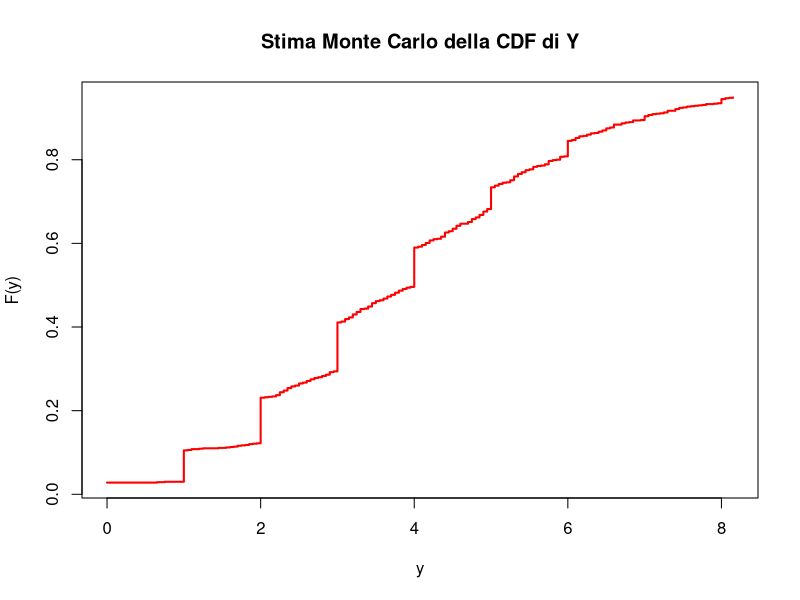
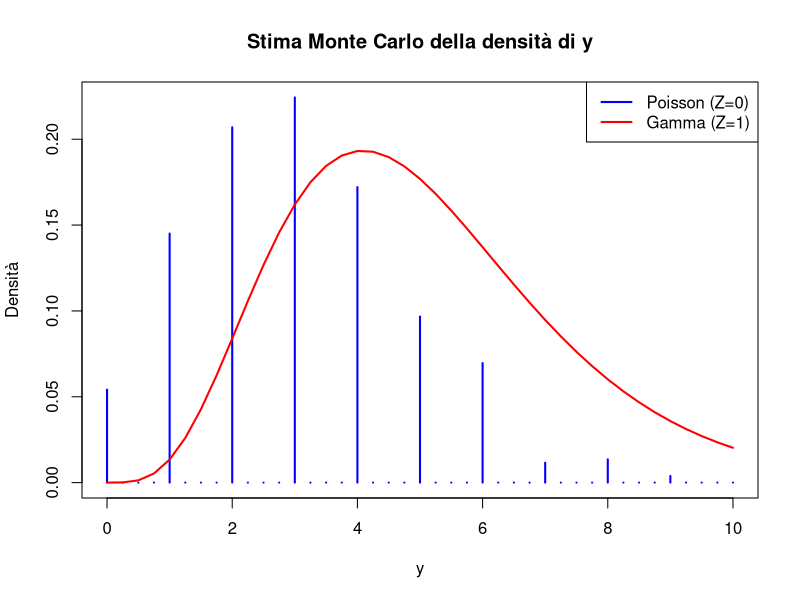
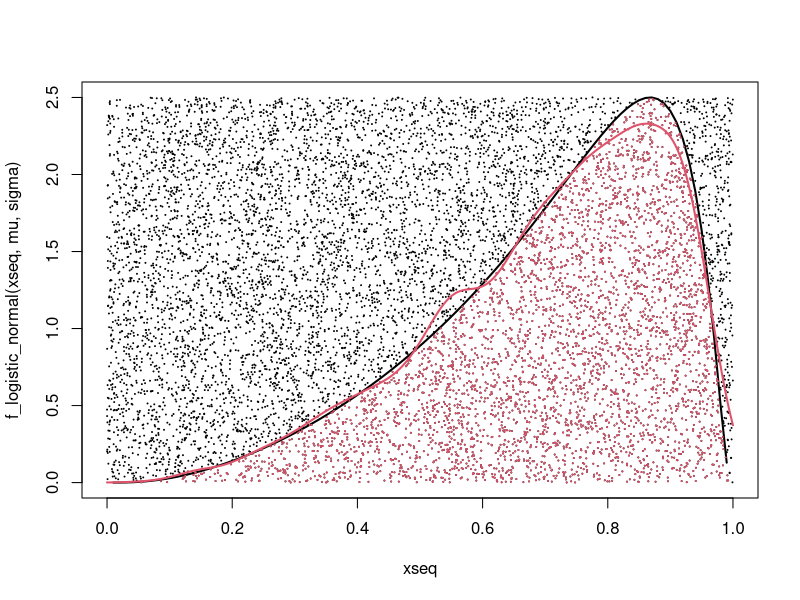
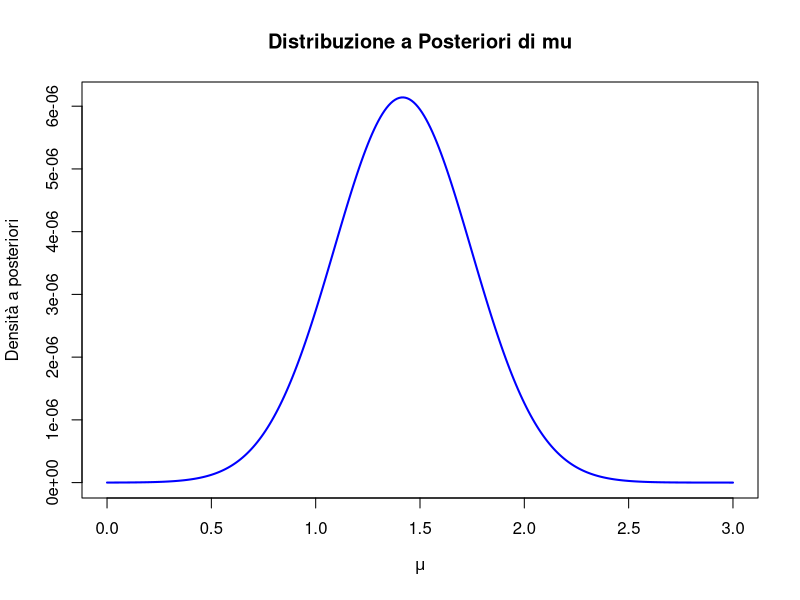
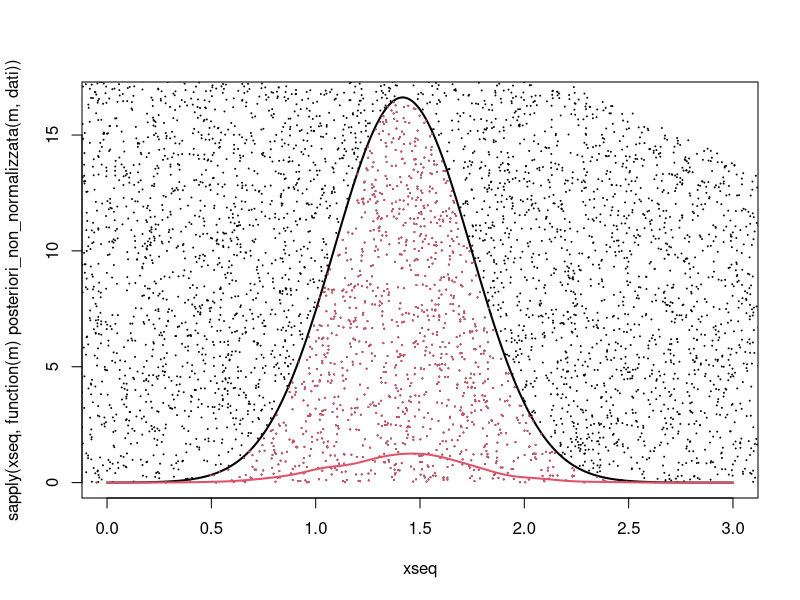
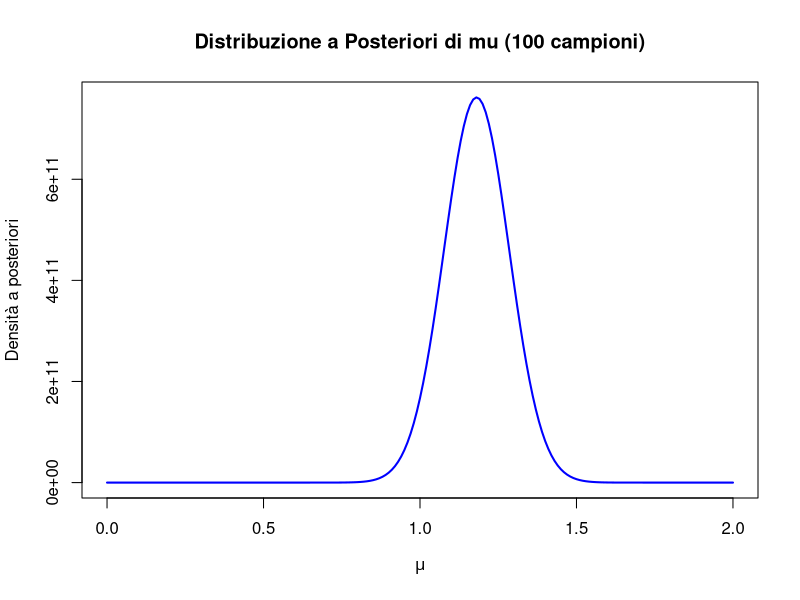
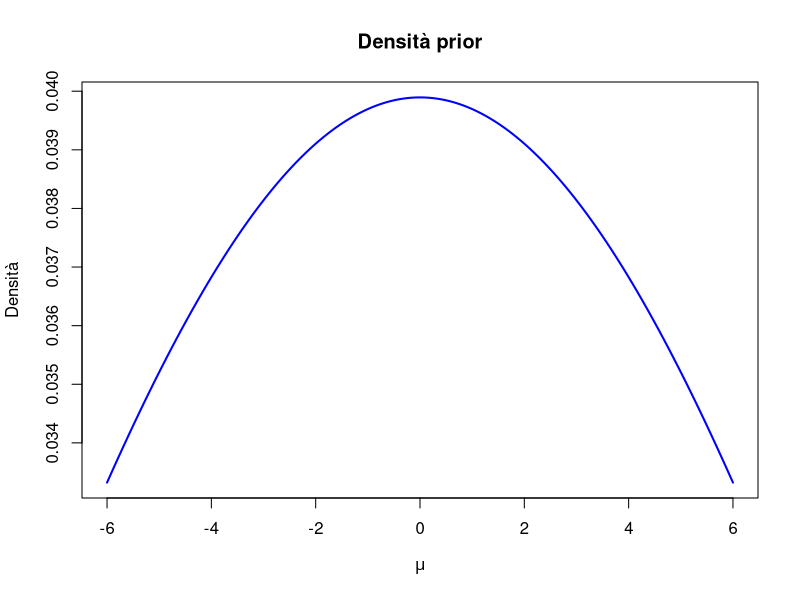
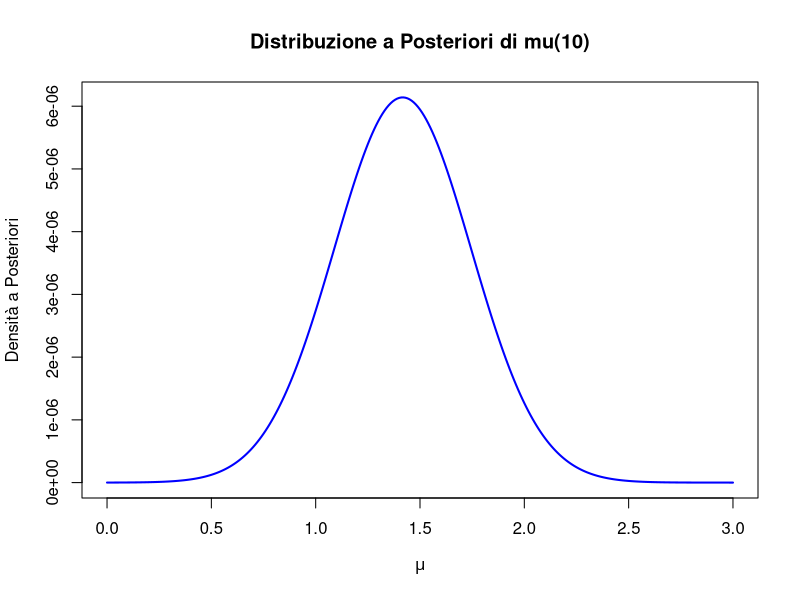

These figures' R source, in order:
# Esercizio 1
rm(list = ls()) #pulisco l'enviroment

#Impostiamo il seed
set.seed(295706) 

#Impostiamo i parametri
a <- runif(1,2.5,5.5)
b <- 1
p <- 0.5
lambda <- runif(1,2,4)
n_campioni <- 1000 

#Punto 1
Z <- rbinom(n_campioni,1,p) #mettendo la size=1 posso generare un campione di una bernoulli con probabilità p
Y <- c() #creo vettore y vuoto
for (i in 1:n_campioni) { #per ogni campione verifico se è uguale a zero o ad 1 
  if(Z[i]==0){
    Y[i] <- rpois(1,lambda)#se è uguale a 0 calcolo un campione rispetto ad una poisson
  }
  else{
    Y[i] <- rgamma(1,a,b)#se è uguale a 1 calcolo un campione rispetto ad una gamma
  }
}
yseq <- seq(0,quantile(Y, 0.95),0.05)#genero la sequenza per visualizzare al meglio la cdf sul grafico (ho fatto alcune prove e credo che questa sia un'ottima sequenza)
cdf_Y <- ecdf(Y)(yseq) #comando per calcolare la cdf
plot(yseq, cdf_Y, main = "Stima Monte Carlo della CDF di Y", xlab = "y", ylab = "F(y)", col = "red", lwd = 2, type = "s")#comando per plottare

#Punto 2
intervallo <- c(3.5, 4.5)
prob_Y1 <- (sum(Y >= intervallo[1] & Y <= intervallo[2]))/ n_campioni#calcolo quanti campioni di Y sono presenti nell'intervallo e divido per il numero totale di campioni
Y_Z0 <- Y[Z == 0]#memorizzo le posizioni dove z=0 e dopodiche salvo nel vettore y_z0 i corrispettivi valori di y
prob_Y2 <- (sum(Y_Z0 >= intervallo[1] & Y_Z0 <= intervallo[2]))/ length(Y_Z0)#calcolo quanti campioni di Y_z0 sono presenti nell'intervallo e divido per il numero totale di campioni di y_z0
var_Y1 <- prob_Y1 *(1-prob_Y1)/n_campioni#per calcolare la varianza dello stimatore uso che la varianza per una variabile bernoulliana si calcola con p(1-p)/n, dove p è la probabilità appena calcolata 
var_Y2 <- prob_Y2 *(1-prob_Y2)/length(Y_Z0)

#Punto 3
intervallo2 <- c(1.5, 3.5)
f_marginale_intervallo <- (sum(Y >= intervallo2[1] & Y <= intervallo2[2]))/ n_campioni#calcolo la probabilità che i campioni di y cadano nell'intervallo
f_marginale_z0 <- (sum(Z==0))/ n_campioni#calcolo la probabilità di avere 0 nel campione z
f_marginale_z1 <- (sum(Z==1))/ n_campioni#calcolo la probabilità di avere 1 nel campione z
f_condizionata_z0 <- (sum(Y_Z0 >= intervallo2[1] & Y_Z0 <= intervallo2[2]))/ length(Y_Z0)#calcolo la probabilità di avere dei valori di y nell'intervallo condizionato che z=0
Y_Z1 <- Y[Z == 1]#trovo i valori y generati da valori z=1
f_condizionata_z1 <- (sum(Y_Z1 >= intervallo2[1] & Y_Z1 <= intervallo2[2]))/ length(Y_Z1)#calcolo la probabilità di avere dei valori di y nell'intervallo condizionato che z=1
prob_Z0_cond <- f_condizionata_z0*f_marginale_z0/f_marginale_intervallo#applico la formula di bayes in entrambi i casi
prob_Z1_cond <- f_condizionata_z1*f_marginale_z1/f_marginale_intervallo

#Punto 4    #ho implementato l'inversa generalizzata come richiesto
quantili <- c(0.1, 0.2, 0.5, 0.75)
inversa_generalizzata <- function(campione,prob){#creo una funzione che implementi la inversa generalizzata
  campione_ordinato <- sort(campione)#ordino il campione in maniera crescente
  for (i in 1:n_campioni) {#calcolo il valore di ogni campione nella cdf e verifico se è maggiore della probabilita inserita
    if(ecdf(campione)(campione_ordinato[i])>=prob){
      return(campione_ordinato[i])#in caso affermativo ritorno il primo valore che soddisfa la disuguaglianza
    }
  }
}
quantili_Y <- sapply(quantili, function(p) inversa_generalizzata(Y, p))#calcolo la inversa generalizzata per ogni valore dato
quantili_Z <- sapply(quantili, function(p) inversa_generalizzata(Z, p))

#Punto 5  #ho modificato la densita di gamma
y_punti <- seq(0, 10, by = 0.25)#creo i punti
densita_poisson <- c()
densita_gamma <- c()
for (i in 1:length(y_punti)) {
  densita_poisson[i] <- sum(Y_Z0 == y_punti[i]) / length(Y_Z0)#calcolo la probabilità di osservare ogni punto rispetto al campione Y
}

for (i in 1:length(y_punti)) {
  densita_gamma[i] <- dgamma(y_punti[i],a,b)#calcolo la probabilità di osservare ogni punto 
}

plot(y_punti, densita_poisson,type = "h",  col = "blue", lwd = 2, xlab = "y", ylab = "Densità", main = "Stima Monte Carlo della densità di y", ylim = c(0, max(densita_poisson, densita_gamma)))#plotto facendo degli aggiustamenti sull asse y
lines(y_punti, densita_gamma, type = "l", col = "red", lwd = 2)
legend("topright", legend = c("Poisson (Z=0)", "Gamma (Z=1)"), col = c("blue", "red"), lty = c(1, 1), lwd = 2)








#Esercizio 2
rm(list = ls())

#Impostiamo il seed
set.seed(295706)

#Impostiamo i parametri
mu <- runif(1,-1.5,1.5)
sigma <- runif(1,0.5,1.5)
a <- 0
b <- 1

#Scriviamo la funzione
logit <- function(x) {
  log(x / (1 - x))
}
f_logistic_normal <- function(x, mu, sigma) {
  return((1 / (x * (1 - x) * sqrt(2 * pi * sigma))) * 
             exp(-((logit(x) - mu)^2) / (2 * sigma)))
}

#Punto 1
max_ln <- function(x) {
  -f_logistic_normal(x, mu, sigma)# Usiamo il segno negativo per trovare il massimo con optimize
}
result <- optimize(max_ln, interval = c(0.01, 0.99)) # Evitiamo i bordi 0 e 1
M_p1 <- result$minimum#Abbiamo trovato le cordinate del nostro massimo
M1 <- -result$objective
ndati <- 10
dati <- c()
i <- 1
while(i<=ndati){#ora calcolo 10 campioni come richiesta
  y <- runif(1,a,b)#simulo due variabili uniformi nello spazio [a,b]x[0,M1]
  u <- runif(1,0,M1)
  if(u < f_logistic_normal (y,mu,sigma)){#condizione degli algoritmi accept-reject
    dati[i] <- y
    i <- i+1
  }
}#al termine di questo ciclo avremo ottenuto il nostro campione di 10 dati
nsim <- 10000
y <- runif(nsim, a,b)
u <- runif(nsim, 0,M1)
X = y [u < f_logistic_normal (y,mu,sigma)]
U_X = u[u < f_logistic_normal (y,mu,sigma)]#questa parte serve solo a mostrare che su 10000 simulazioni ne vengono accettate più 1000 come richiesto nelle regole dell'homework
cat("Numero di simulazioni accettate su 10000 simulazioni:",length(X),"\n")
xseq = seq (0 ,1 , by =0.01)
plot (xseq , f_logistic_normal(xseq,mu,sigma) , ylim =c (0 , M1) ,type ="l ", lwd =2)
points (y,u , pch =20 , cex = 0.1)
points (X ,U_X , pch =20 , cex = 0.1 , col =2)
lines ( density (X , from =0 , to = 1) , col =2 , lwd =2)#infine vengono mostrate visivamente le 10000 simulazioni

#Punto 2   #ho modificato il nome alle variabili in modo da essere piu intuitive e nel pdf ho specificato a cosa corrispondono i vari elementi delle immagini
prior_mu <- function(valori_mu) {#creiamo la funzione a priori della media
  dnorm(valori_mu,0,sqrt(100))
}
g <- function(x) {#creiamo la funzione g(x) per campionare con il metodo accept-reject
  dnorm(x,1,sqrt(6))
}
verosomiglianza <- function(valori_mu,campione) {#creiamo la verosomiglianza
  verosomiglianza_valori <- sapply(campione, function(z) {
    log(f_logistic_normal(z, valori_mu, sigma))})   #utilizzo sapply in modo che ad ogni valore del campione venga calcolata la logistic normal, calcolo la log verosomiglianza per problemi relativi ai dati
  return(exp(sum(verosomiglianza_valori)))#essendo che usiamo la log-verosomiglianza sarebbe exp(logA+logB)=exp(logA)*exp(logB)=A*B quindi prodotto tra verosomiglianze
}
posteriori_non_normalizzata <- function(valori_mu,campione){#scriviamo la posteriori non normalizzata (senza il dnominatore del teorema di bayes) che ha come parametro incognito i valori di mu mentre i campioni sono precedentemente calcolati 
  return(prior_mu(valori_mu)*verosomiglianza(valori_mu,campione))
}

integrale_denominatore <- integrate(function(m) posteriori_non_normalizzata(m, dati), lower = 0, upper = 3)$value#calcolo del denominatore

posteriori <- function(valori_mu, campione) {#calcolata la posteriori secondo il teorema di bayes
  posteriori_non_normalizzata(valori_mu, campione) / integrale_denominatore
}
integrale_posteriori <- integrate(function(m) posteriori(m, dati), lower = 0, upper = 3)$value#verifico che la densita a posteriori integri a 1
xseq <- seq(0,3,0.01)
posteriori_valori <- sapply(xseq, function(m) posteriori(m, dati))#calcolo i corrispondenti valori di densità per ogni valore di mu
plot(xseq, posteriori_valori, type = "l", col = "blue", lwd = 2,
     main = "Distribuzione a Posteriori di mu", xlab = expression(mu), ylab = "Densità a posteriori") #disegno graficamente la densita a posteriori

max_post <- function(m) {#utilizzo il kernel come richiesto dall'esercizio e non la posteriori completa
  -posteriori_non_normalizzata(m,dati)# Usiamo il segno negativo per trovare il massimo con optimize
}
result <- optimize(max_post, interval = c(0.01, 2.99)) 
M_p2 <- result$minimum
M2 <- -result$objective#svolgo come nel punto precedente per trovare il massimo della funzione
M<-M2/g(M_p2)*1.15 #trovo M da usare nel metodo accept reject aumentato del 15%
y <- rnorm(nsim,1,sqrt(6))#campiono dalla g
u<- c()
for (i in 1:nsim) {
  u[i]<-runif(1,0,M*g(y[i]))#campiono dall uniforme 0,M*g(y)
}
campione_accettato_della_posteriori <- y [u < sapply(y, function(m) posteriori_non_normalizzata(m, dati))]
U_X <- u[u < sapply(y, function(m) posteriori_non_normalizzata(m, dati))]#seleziono i parametri che rispettano i vincoli dell accept reject
xseq <- seq (0 ,3 ,0.01)
plot (xseq , sapply(xseq, function(m) posteriori_non_normalizzata(m, dati)) , ylim =c (0 , M2) ,type ="l ", lwd =2)
points (y,u , pch =20 , cex = 0.1)
points (campione_accettato_della_posteriori ,U_X , pch =20 , cex = 0.1 , col =2)
lines ( density ( campione_accettato_della_posteriori, from =0 , to = 3) , col =2 , lwd =2)#disegno come il punto precedente
cat("Numero di simulazioni accettate su 10000 simulazioni:",length(campione_accettato_della_posteriori),"\n")#soddisfo i 1000 campioni accettati 

#Punto 3
n <- 100
dati2 <- c()
i <- 1
while(i<=n){#ora calcolo 100 campioni come richiesta
  y <- runif(1,a,b)
  u <- runif(1,0,M1)
  if(u < f_logistic_normal (y,mu,sigma)){#condizione degli algoritmi accept-reject
    dati2[i] <- y
    i <- i+1
  }
}#otteniamo 100 campioni della logistic normal

xseq <- seq(0,2,0.01)
posteriori_valori <- sapply(xseq, function(m) posteriori(m, dati2))#calcolo i corrispondenti valori di densità per ogni valore di mu
plot(xseq, posteriori_valori, type = "l", col = "blue", lwd = 2,
     main = "Distribuzione a Posteriori di mu (100 campioni)", xlab = expression(mu), ylab = "Densità a posteriori") #disegno graficamente la densita a  posteriori con 100 campioni

max_post2 <- function(m) {
  -posteriori(m,dati2)# Usiamo il segno negativo per trovare il massimo con optimize
}
result <- optimize(max_post2, interval = c(0.01, 1.99)) 
M_p3 <- result$minimum
M3 <- -result$objective#massimo
y <- runif(nsim, 0,2)#scelgo 0 2 come intervallo osservato dal grafico
u <- runif(nsim, 0,M3)
campione_accettato_della_posteriori_2 = y [u < sapply(y, function(m) posteriori(m, dati2))]#campione accettato
U_X = u[u < sapply(y, function(m) posteriori(m, dati2))]
cat("Numero di simulazioni accettate su 10000 simulazioni:",length(campione_accettato_della_posteriori_2),"\n")

#densità della media a priori
mu_seq <- seq(-6,6,0.01)
priori_valori <- prior_mu(mu_seq)
plot(mu_seq,priori_valori,type = "l", col = "blue", lwd = 2,main = "Densità prior", xlab = expression(mu), ylab = "Densità")
#densità posteriori con il campione da 10 elementi
xseq <- seq(0,3,0.01)
posteriori_valori <- sapply(xseq, function(m) posteriori(m, dati))#calcolo i corrispondenti valori di densità per ogni valore di mu
plot(xseq, posteriori_valori, type = "l", col = "blue", lwd = 2,
     main = "Distribuzione a Posteriori di mu(10)", xlab = expression(mu), ylab = "Densità a Posteriori") #disegno graficamente la densita a posteriori
#densità posteriori con il campione da 100 elementi
xseq <- seq(0,2,0.01)
posteriori_valori <- sapply(xseq, function(m) posteriori(m, dati2))#calcolo i corrispondenti valori di densità per ogni valore di mu
plot(xseq, posteriori_valori, type = "l", col = "blue", lwd = 2,
     main = "Distribuzione a Posteriori di mu(100)", xlab = expression(mu), ylab = "Densità a Posteriori") #disegno graficamente la densita a posteriori

#Punto 4
par_a <- 1.2
par_b <- 1.2
num_sim <- 1000
camp <- rbeta(num_sim,par_a,par_b)#campione beta
funzione <- camp * f_logistic_normal(camp,mu,sigma) /dbeta(camp,par_a,par_b)#calcolo per ogni punto il valore x_i*f(x_i)/g(x_i) dove f è la logistic normal e g è la beta
val_atteso <- sum(funzione)/num_sim#trovo il valore atteso
cat("Stima del valore atteso E(X) usando Importance Sampling:", val_atteso, "\n")























